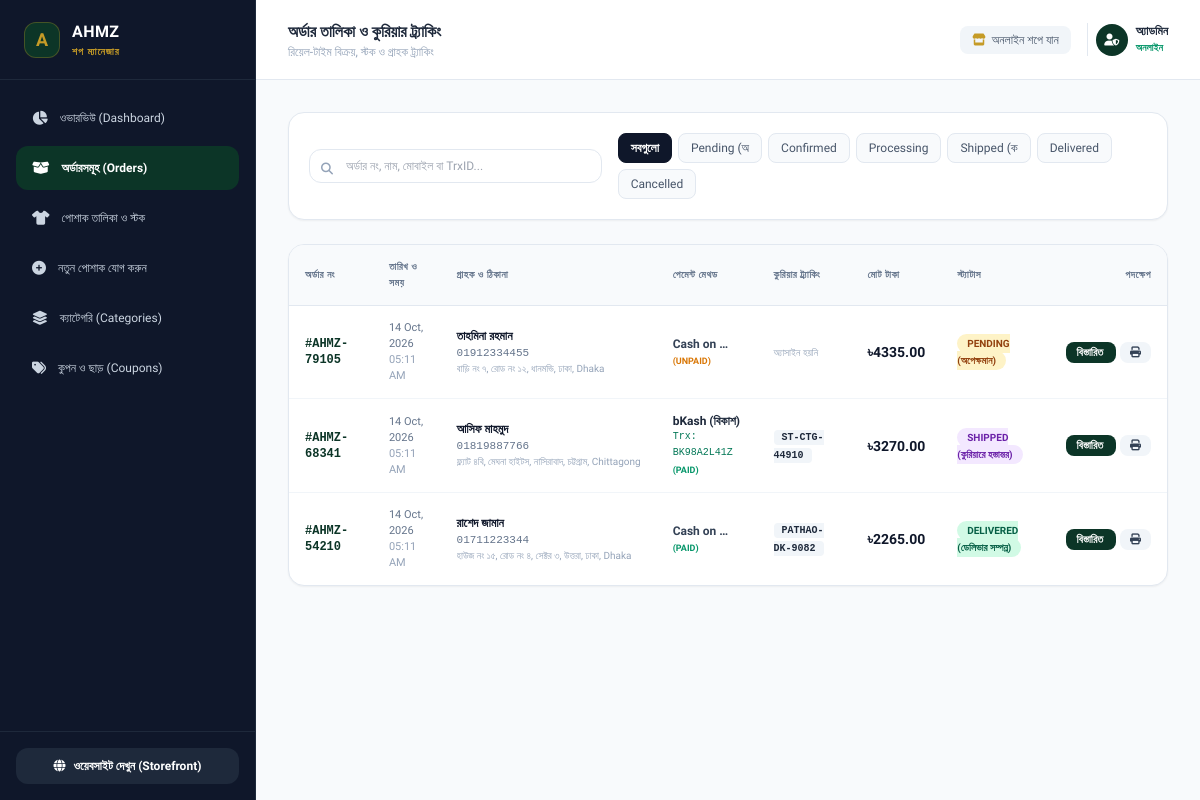
The page /dashboard/orders/ on the database as committed earlier.
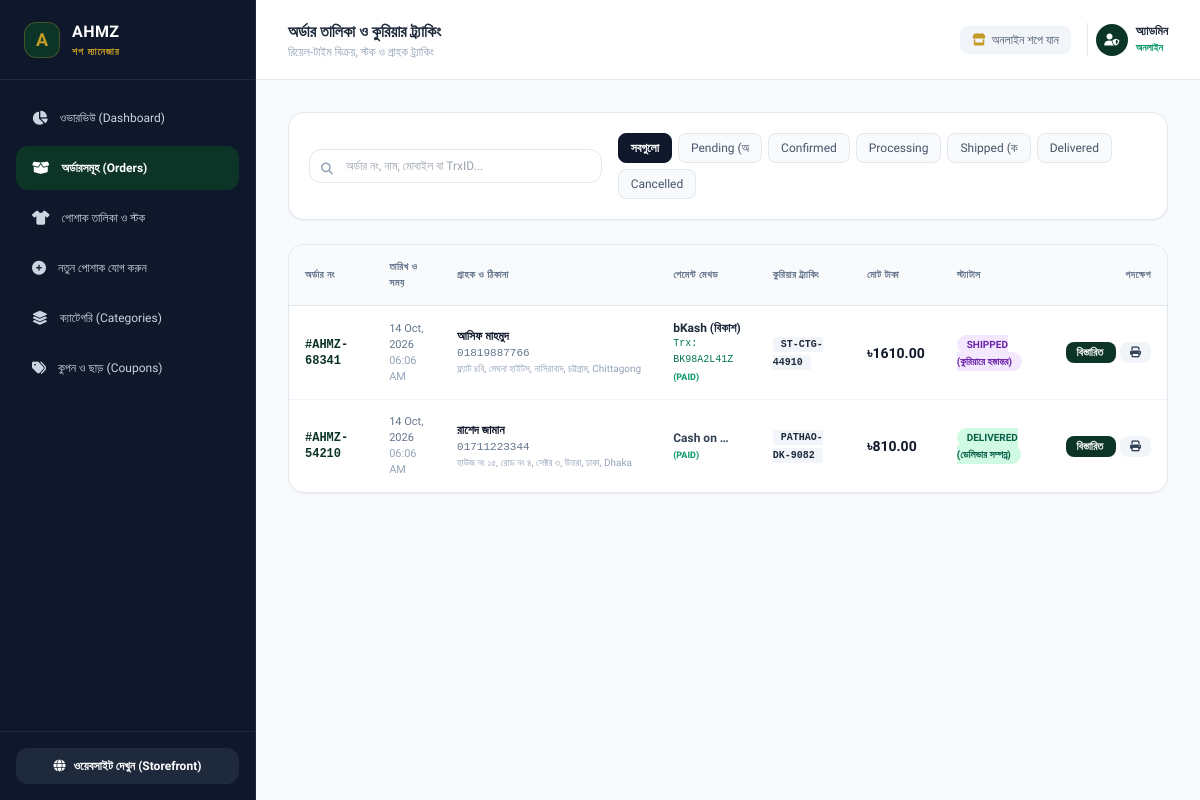
The same page on the database as committed later.
### store/models.py (models this page shows, shortened)
class Order(models.Model):
    PAYMENT_CHOICES = [
        ('cod', 'Cash on Delivery (ক্যাশ অন ডেলিভারি)'),
        ('bkash', 'bKash (বিকাশ)'),
        ('nagad', 'Nagad (নগদ)'),
        ('rocket', 'Rocket (রকেট)'),
    ]
    STATUS_CHOICES = [
        ('pending', 'Pending (অপেক্ষমান)'),
        ('confirmed', 'Confirmed (নিশ্চিত)'),
        ('processing', 'Processing (প্রস্তুত হচ্ছে)'),
        ('shipped', 'Shipped (কুরিয়ারে হস্তান্তর)'),
        ('delivered', 'Delivered (ডেলিভার সম্পন্ন)'),
        ('cancelled', 'Cancelled (বাতিল)'),
    ]
    PAYMENT_STATUS_CHOICES = [
        ('unpaid', 'Unpaid'),
        ('paid', 'Paid'),
        ('refunded', 'Refunded'),
    ]
    DELIVERY_AREA_CHOICES = [
        ('inside_dhaka', 'Inside Dhaka (ঢাকা সিটি) - ৳60'),
        ('outside_dhaka', 'Outside Dhaka (ঢাকার বাইরে সারা বাংলাদেশ) - ৳120'),
    ]
    order_number = models.CharField(max_length=30, unique=True, editable=False)
    user = models.ForeignKey(User, null=True, blank=True, on_delete=models.SET_NULL, related_name='orders')
    full_name = models.CharField(max_length=120)
    phone = models.CharField(max_length=20)
    email = models.EmailField(blank=True)
    division = models.CharField(max_length=50, default='Dhaka')
    district = models.CharField(max_length=50, default='Dhaka')
    delivery_address = models.TextField()
    customer_notes = models.TextField(blank=True)
    delivery_area = models.CharField(max_length=20, choices=DELIVERY_AREA_CHOICES, default='inside_dhaka')
    shipping_cost = models.DecimalField(max_digits=8, decimal_places=2, default=60.00)
    subtotal = models.DecimalField(max_digits=10, decimal_places=2, default=0.00)
    discount_amount = models.DecimalField(max_digits=10, decimal_places=2, default=0.00)
    total_amount = models.DecimalField(max_digits=10, decimal_places=2, default=0.00)
    coupon_code = models.CharField(max_length=25, blank=True)
    payment_method = models.CharField(max_length=15, choices=PAYMENT_CHOICES, default='cod')
    payment_status = models.CharField(max_length=15, choices=PAYMENT_STATUS_CHOICES, default='unpaid')
    sender_number = models.CharField(max_length=20, blank=True, help_text="bKash/Nagad sender phone number")
    trx_id = models.CharField(max_length=60, blank=True, help_text="Transaction ID (TrxID)")
    status = models.CharField(max_length=20, choices=STATUS_CHOICES, default='pending')
    courier_tracking_id = models.CharField(max_length=100, blank=True, help_text="e.g. Steadfast, Pathao, RedX tracking")
    admin_notes = models.TextField(blank=True)
    created_at = models.DateTimeField(auto_now_add=True)
    updated_at = models.DateTimeField(auto_now=True)
    class Meta:
        ordering = ['-created_at']

### dashboard/views.py (the view, shortened to what this page needs)
# urls.py: path('orders/', views.order_list, name='orders'),
def order_list(request):
    status_filter = request.GET.get('status', '')
    payment_filter = request.GET.get('payment', '')
    search = request.GET.get('q', '').strip()
    orders = Order.objects.all().order_by('-created_at')
    if status_filter:
        orders = orders.filter(status=status_filter)
    if payment_filter:
        orders = orders.filter(payment_method=payment_filter)
    context = {
        'orders': orders,
        'status_filter': status_filter,
        'payment_filter': payment_filter,
        'search': search,
        'status_choices': Order.STATUS_CHOICES,
        'payment_choices': Order.PAYMENT_CHOICES,
    }
    return render(request, 'dashboard/orders.html', context)

### templates/dashboard/orders.html (shortened to what this page needs)
{% extends 'dashboard/base_dashboard.html' %}
{% block dashboard_title %}অর্ডার তালিকা ও কুরিয়ার ট্র্যাকিং{% endblock %}
{% block dashboard_content %}
<div class="space-y-6">
    <div class="bg-white p-5 rounded-2xl border border-slate-200 shadow-sm flex flex-col md:flex-row justify-between items-center gap-4">
        <form method="GET" class="w-full md:w-80 relative">
            <input type="text" name="q" value="{{ search }}" placeholder="অর্ডার নং, নাম, মোবাইল বা TrxID..."
                   class="w-full pl-9 pr-4 py-2 text-xs border border-slate-200 rounded-xl outline-none focus:border-brand-emerald">
            <i class="fa-solid fa-magnifying-glass absolute left-3 top-3 text-slate-400 text-xs"></i>
        </form>
        <div class="flex flex-wrap gap-1.5 text-xs">
            <a href="{% url 'dashboard:orders' %}"
               class="px-3 py-1.5 rounded-lg border transition {% if not status_filter %}bg-slate-900 text-white border-slate-900 font-bold{% else %}bg-slate-50 text-slate-600 border-slate-200 hover:bg-slate-100{% endif %}">
                সবগুলো
            </a>
            {% for code, label in status_choices %}
            <a href="{% url 'dashboard:orders' %}?status={{ code }}"
               class="px-3 py-1.5 rounded-lg border transition {% if status_filter == code %}bg-brand-emerald text-white border-brand-emerald font-bold{% else %}bg-slate-50 text-slate-600 border-slate-200 hover:bg-slate-100{% endif %}">
                {{ label|slice:":10" }}
            </a>
            {% endfor %}
        </div>
    </div>
    <div class="bg-white rounded-2xl border border-slate-200 shadow-sm overflow-hidden">
        <div class="overflow-x-auto">
            <table class="w-full text-left text-xs">
                <thead>
                    <tr class="bg-slate-50 text-slate-500 font-bold border-b border-slate-200 uppercase text-[10px] tracking-wider">
                        <th class="py-3.5 px-4">অর্ডার নং</th>
                        <th class="py-3.5 px-4">তারিখ ও সময়</th>
                        <th class="py-3.5 px-4">গ্রাহক ও ঠিকানা</th>
                        <th class="py-3.5 px-4">পেমেন্ট মেথড</th>
                        <th class="py-3.5 px-4">কুরিয়ার ট্র্যাকিং</th>
                        <th class="py-3.5 px-4">মোট টাকা</th>
                        <th class="py-3.5 px-4">স্ট্যাটাস</th>
                        <th class="py-3.5 px-4 text-right">পদক্ষেপ</th>
                    </tr>
                </thead>
                <tbody class="divide-y divide-slate-100">
                    {% for order in orders %}
                    <tr class="hover:bg-slate-50/70 transition">
                        <td class="py-3.5 px-4 font-mono font-bold text-slate-900">
                            <a href="{% url 'dashboard:order_detail' order_id=order.id %}" class="text-brand-emerald hover:underline">
                                #{{ order.order_number }}
                            </a>
                        </td>
                        <td class="py-3.5 px-4 text-slate-500 text-[11px]">
                            {{ order.created_at|date:"d M, Y" }}<br>
                            <span class="text-slate-400">{{ order.created_at|date:"h:i A" }}</span>
                        </td>
                        <td class="py-3.5 px-4">
                            <span class="font-bold text-slate-900 block">{{ order.full_name }}</span>
                            <span class="text-slate-500 text-[11px] font-mono">{{ order.phone }}</span>
                            <span class="text-slate-400 text-[10px] block truncate max-w-xs">{{ order.delivery_address }}, {{ order.district }}</span>
                        </td>
                        <td class="py-3.5 px-4">
                            <span class="font-semibold text-xs {% if order.payment_method == 'bkash' %}text-bKash{% elif order.payment_method == 'nagad' %}text-nagad{% else %}text-slate-700{% endif %}">
                                {{ order.get_payment_method_display|truncatewords:2 }}
                            </span>
                            {% if order.trx_id %}
                                <span class="block text-[10px] font-mono text-emerald-700">Trx: {{ order.trx_id }}</span>
                            {% endif %}
                            <span class="text-[9px] uppercase font-bold {% if order.payment_status == 'paid' %}text-emerald-600{% else %}text-amber-600{% endif %}">
                                ({{ order.get_payment_status_display }})
                            </span>
                        </td>
                        <td class="py-3.5 px-4">
                            {% if order.courier_tracking_id %}
                                <span class="font-mono bg-slate-100 px-2 py-0.5 rounded text-[10px] font-bold text-slate-800">
                                    {{ order.courier_tracking_id }}
                                </span>
                            {% else %}
                                <span class="text-slate-400 text-[10px]">অ্যাসাইন হয়নি</span>
                            {% endif %}
                        </td>
                        <td class="py-3.5 px-4 font-bold text-slate-900 text-sm">৳{{ order.total_amount }}</td>
                        <td class="py-3.5 px-4">
                            <span class="px-2.5 py-1 rounded-full text-[10px] font-bold uppercase
                                {% if order.status == 'pending' %}bg-amber-100 text-amber-800
                                {% elif order.status == 'confirmed' %}bg-blue-100 text-blue-800
                                {% elif order.status == 'processing' %}bg-indigo-100 text-indigo-800
                                {% elif order.status == 'shipped' %}bg-purple-100 text-purple-800
                                {% elif order.status == 'delivered' %}bg-emerald-100 text-emerald-800
                                {% elif order.status == 'cancelled' %}bg-rose-100 text-rose-800
                                {% else %}bg-slate-100 text-slate-800{% endif %}">
                                {{ order.get_status_display }}
                            </span>
                        </td>
                        <td class="py-3.5 px-4 text-right space-x-1 whitespace-nowrap">
                            <a href="{% url 'dashboard:order_detail' order_id=order.id %}"
                               class="px-2.5 py-1 rounded-lg bg-brand-emerald text-white text-[11px] font-semibold hover:bg-brand-emerald-dark transition">
                                বিস্তারিত
                            </a>
                            <a href="{% url 'dashboard:order_invoice' order_id=order.id %}" target="_blank"
                               class="px-2.5 py-1 rounded-lg bg-slate-100 hover:bg-slate-200 text-slate-700 text-[11px] font-semibold transition">
                                <i class="fa-solid fa-print"></i>
                            </a>
                        </td>
                    </tr>
                    {% empty %}
                    <tr>
                        <td colspan="8" class="p-8 text-center text-slate-400">কোনো অর্ডার মেলানো যায়নি।</td>
                    </tr>
                    {% endfor %}
                </tbody>
            </table>
        </div>
    </div>
</div>
{% endblock %}

Rows that differ between the two databases and show on the page:
removed Order: order_number "AHMZ-79105", created_at "14 Oct, 2026", created_at "05:11 AM", full_name "তাহমিনা রহমান", phone "01912334455", delivery_address "বাড়ি নং ৭, রোড নং ১২, ধানমন্ডি, ঢাকা", district "Dhaka", payment_method "Cash on …", payment_status "UNPAID", courier_tracking_id "অ্যাসাইন হয়নি", total_amount "4335.00", status "PENDING (অপেক্ষমান)"
changed Order "AHMZ-68341": created_at "05:11 AM" → "06:06 AM"; total_amount "3270.00" → "1610.00"
changed Order "AHMZ-54210": created_at "05:11 AM" → "06:06 AM"; total_amount "2265.00" → "810.00"
